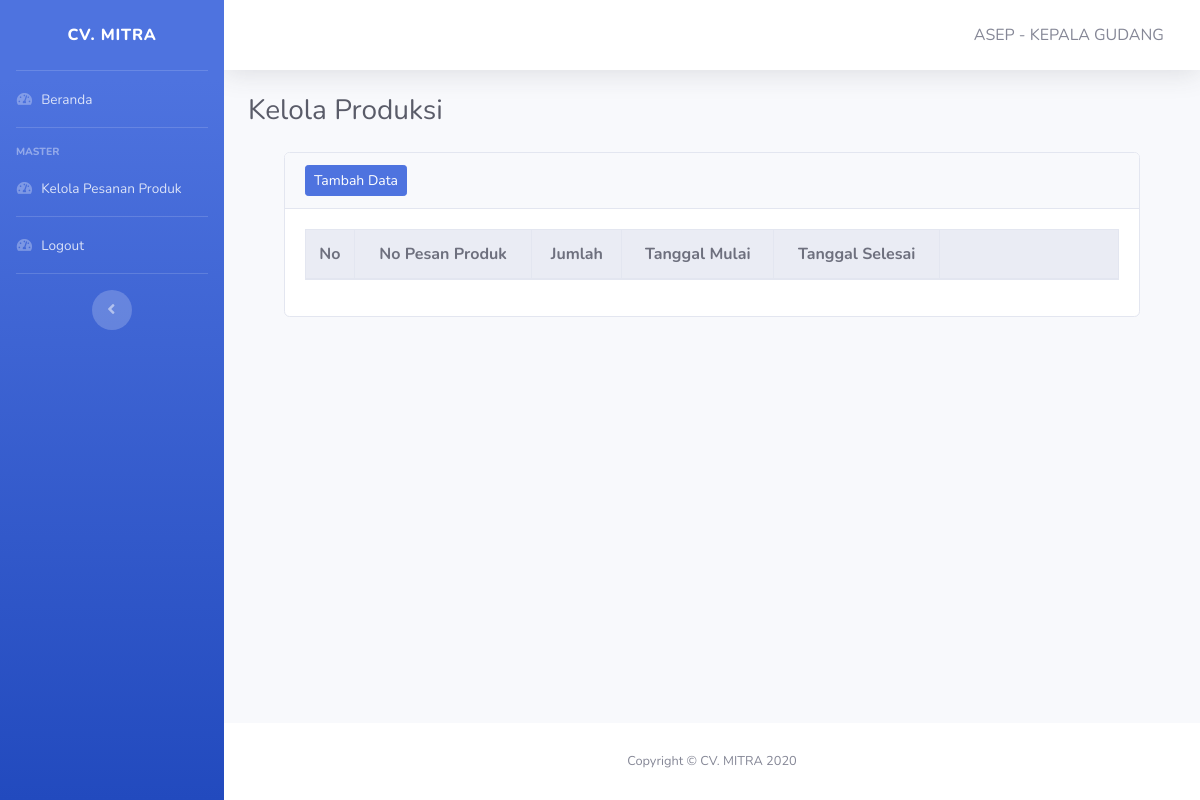
Before: /pages/produksi/kelola-produksi.php (signed in) with the older database file.
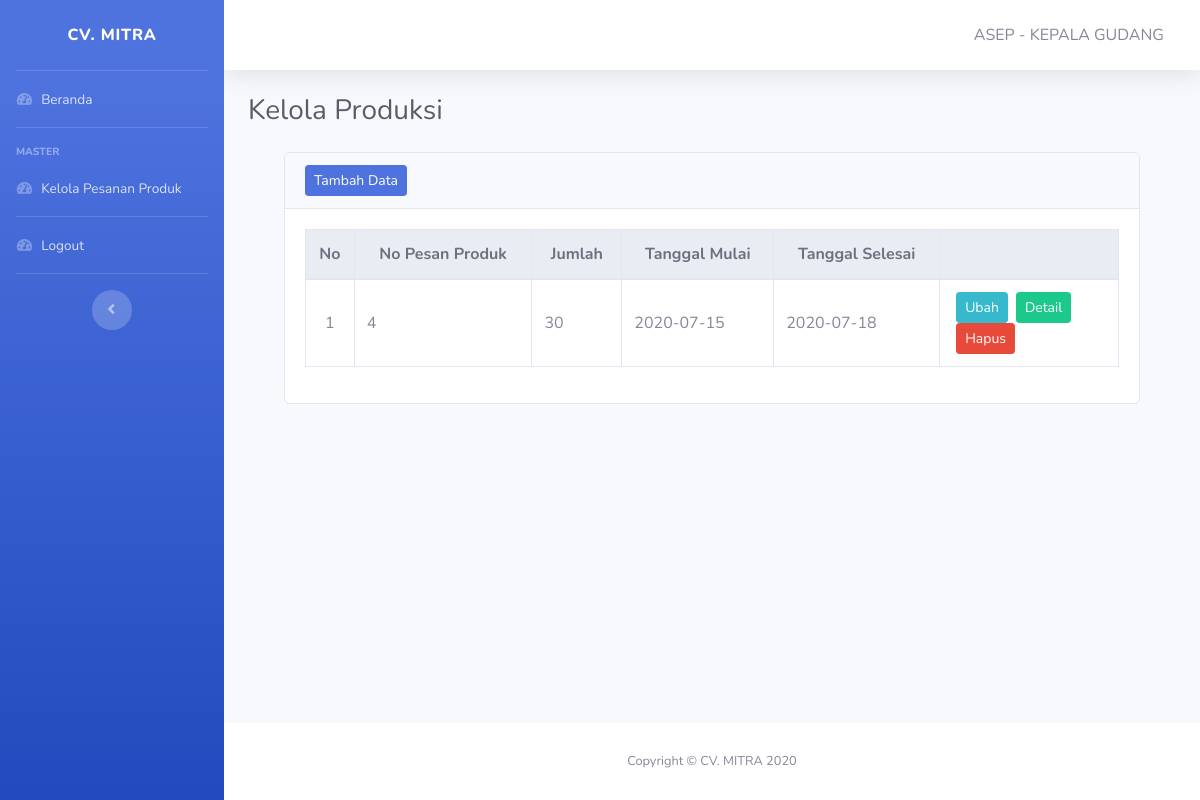
After: the same page with the newer database file.
### tables this page shows
CREATE TABLE IF NOT EXISTS `detail_produksi` (
  `id_detail_produksi` int(11) NOT NULL AUTO_INCREMENT,
  `id_pesanproduk` int(11) DEFAULT NULL,
  `jumlah` int(11) DEFAULT NULL,
  `tanggal_mulai` date DEFAULT NULL,
  `tanggal_selesai` date DEFAULT NULL,
  `id_produk` varchar(10) DEFAULT NULL,
  `id_bahanbaku` varchar(6) DEFAULT NULL,
  PRIMARY KEY (`id_detail_produksi`),
  KEY `id_pesanproduk` (`id_pesanproduk`),
  KEY `id_produk` (`id_produk`),
  KEY `id_bahanbaku` (`id_bahanbaku`),
  CONSTRAINT `detail_produksi_ibfk_1` FOREIGN KEY (`id_pesanproduk`) REFERENCES `pesanproduk` (`id_pesanproduk`),
  CONSTRAINT `detail_produksi_ibfk_2` FOREIGN KEY (`id_produk`) REFERENCES `produk` (`id_produk`),
  CONSTRAINT `detail_produksi_ibfk_3` FOREIGN KEY (`id_bahanbaku`) REFERENCES `bahanbaku` (`id_bahanbaku`)
);

### pages/produksi/kelola-produksi.php (the view, shortened to what this page needs)
<!DOCTYPE html>
<html lang="en">
<head>
    <?php include '../../layout/header.php' ?>
</head>
<body id="page-top">
    <div id="wrapper">
        <?php include '../../layout/sidebar-marketing.php' ?>
        <div id="content-wrapper" class="d-flex flex-column">
            <div id="content">
                <?php include '../../layout/topbar.php' ?>
                <div class="container-fluid">
                    <div class="d-sm-flex align-items-center justify-content-between mb-4">
                        <h1 class="h3 mb-0 text-gray-800">Kelola Produksi</h1>
                    </div>
                    <div class="container row-12">
                        <div class="col">
                            <div class="card mb-5">
                                <div class="card-header">
                                    <div class="nav-item">
                                        <a href="tambah-produksi.php" class="btn btn-sm btn-primary">Tambah Data</a>
                                    </div>
                                </div>
                                <div class="card-body">
                                    <table class="table table-responsive-lg table-hover table-bordered" id="Table">
                                        <thead class="thead-light text-center">
                                            <tr>
                                                <th width=6% class="align-middle">No</th>
                                                <th>No Pesan Produk</th>
                                                <th class="align-middle">Jumlah</th>
                                                <th>Tanggal Mulai</th>
                                                <th>Tanggal Selesai</th>
                                                <th width=22%></th>
                                            </tr>
                                        </thead>
                                        <tbody>
                                            <?php
                                            include "../../koneksi.php";
                                            $no = 1;
                                            $data = mysqli_query($koneksi, "SELECT * FROM detail_produksi");
                                            if (!$data) {
                                                ?>
                                                <tr>
                                                    <td colspan="8" class="text-center font-weight-bold">Data Kosong</td>
                                                </tr>
                                                <?php
                                                } else {
                                                    while ($item = mysqli_fetch_array($data)) {
                                                        ?>
                                                    <tr>
                                                        <td class="text-center align-middle"><?php echo $no++; ?></td>
                                                        <td class="align-middle"><?php echo $item['id_pesanproduk']; ?></td>
                                                        <td class="align-middle"><?php echo $item['jumlah']; ?></td>
                                                        <td class="align-middle"><?php echo $item['tanggal_mulai']; ?></td>
                                                        <td class="align-middle"><?php echo $item['tanggal_selesai']; ?></td>
                                                        <td class="text-center">
                                                            <a href="ubah-produksi.php?id=<?php echo $item['id_detail_produksi'] ?>" class="btn btn-info btn-sm mx-1 float-left">Ubah</a>
                                                            <a href="detail-produksi.php?id=<?php echo $item['id_detail_produksi'] ?>" class="btn btn-success btn-sm mx-1 float-left">Detail</a>
                                                            <form action="hapus-produksi.php?id=<?php echo $item['id_detail_produksi'] ?>" method="post">
                                                                <button type="submit" class="btn btn-danger btn-sm mx-1 float-left">Hapus</button>
                                                            </form>
                                                        </td>
                                                    </tr>
                                            <?php
                                                }
                                            }
                                            ?>
                                        </tbody>
                                    </table>
                                </div>
                            </div>
                        </div>
                    </div>
                </div>
            </div>
            <?php include '../../layout/footer.php' ?>
        </div>
    </div>
</body>
</html>

### layout/header.php (shortened to what this page needs)
<link href="../../vendor/fontawesome-free/css/all.min.css" rel="stylesheet" type="text/css">
<link rel="stylesheet" type="text/css" href="https://cdn.datatables.net/1.10.21/css/dataTables.bootstrap4.min.css">
<link href="../../css/sb-admin-2.min.css" rel="stylesheet">

### layout/sidebar-marketing.php
<ul class="navbar-nav bg-gradient-primary sidebar sidebar-dark accordion" id="accordionSidebar">
    <a class="sidebar-brand d-flex align-items-center justify-content-center" href="index.php">
        <div class="sidebar-brand-text mx-3">CV. MITRA</div>
    </a>
    <hr class="sidebar-divider my-0">
    <li class="nav-item">
        <a class="nav-link" href="index.php">
            <i class="fas fa-fw fa-tachometer-alt"></i>
            <span>Beranda</span></a>
    </li>
    <hr class="sidebar-divider">
    <div class="sidebar-heading">
        Master
    </div>
    <li class="nav-item">
        <a class="nav-link" href="kelola-pesanproduk.php">
            <i class="fas fa-fw fa-tachometer-alt"></i>
            <span>Kelola Pesanan Produk</span></a>
    </li>
    <hr class="sidebar-divider my-0">
    <li class="nav-item">
        <a class="nav-link" href="../../logout.php" data-toggle="modal" data-target="#logoutModal">
            <i class="fas fa-fw fa-tachometer-alt"></i>
            <span>Logout</span></a>
    </li>
    <hr class="sidebar-divider d-none d-md-block">
    <div class="text-center d-none d-md-inline">
        <button class="rounded-circle border-0" id="sidebarToggle"></button>
    </div>
</ul>

### layout/topbar.php (shortened to what this page needs)
<nav class="navbar navbar-expand navbar-light bg-white topbar mb-4 static-top shadow">
    <ul class="navbar-nav ml-auto">
        <li class="nav-item dropdown no-arrow">
            <a class="nav-link dropdown-toggle" href="#" id="userDropdown" role="button" data-toggle="dropdown" aria-haspopup="true" aria-expanded="false">
                <span class="mr-2 d-none d-lg-inline text-gray-600 medium"><?php
                                                                            echo strtoupper($_SESSION['nama']) . " - " . strtoupper($_SESSION['jabatan']); ?></span>
            </a>
        </li>
    </ul>
</nav>

### layout/footer.php
<footer class="sticky-footer bg-white">
    <div class="container my-auto">
        <div class="copyright text-center my-auto">
            <span>Copyright &copy; CV. MITRA 2020</span>
        </div>
    </div>
</footer>

Changed rows visible on the page:
added detail_produksi: id_pesanproduk "4", jumlah "30", tanggal_mulai "2020-07-15", tanggal_selesai "2020-07-18"
